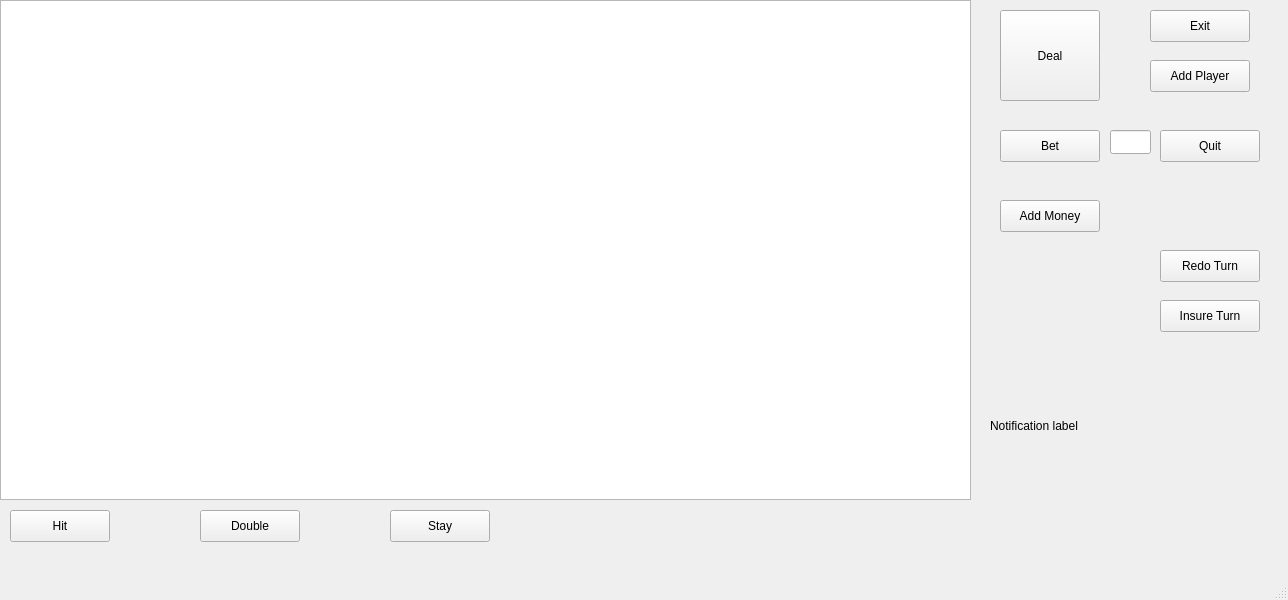
<?xml version="1.0" encoding="UTF-8"?>
<ui version="4.0">
 <class>Game</class>
 <widget class="QMainWindow" name="Game">
  <property name="geometry">
   <rect>
    <x>0</x>
    <y>0</y>
    <width>1288</width>
    <height>600</height>
   </rect>
  </property>
  <property name="windowTitle">
   <string>Black Jack</string>
  </property>
  <widget class="QWidget" name="centralwidget">
   <widget class="QGraphicsView" name="graphicsView">
    <property name="geometry">
     <rect>
      <x>0</x>
      <y>0</y>
      <width>971</width>
      <height>500</height>
     </rect>
    </property>
   </widget>
   <widget class="QPushButton" name="dealpushButton">
    <property name="geometry">
     <rect>
      <x>1000</x>
      <y>10</y>
      <width>100</width>
      <height>91</height>
     </rect>
    </property>
    <property name="text">
     <string>Deal</string>
    </property>
   </widget>
   <widget class="QPushButton" name="hitpushButton">
    <property name="geometry">
     <rect>
      <x>10</x>
      <y>510</y>
      <width>100</width>
      <height>32</height>
     </rect>
    </property>
    <property name="text">
     <string>Hit</string>
    </property>
   </widget>
   <widget class="QPushButton" name="doublepushButton">
    <property name="geometry">
     <rect>
      <x>200</x>
      <y>510</y>
      <width>100</width>
      <height>32</height>
     </rect>
    </property>
    <property name="text">
     <string>Double</string>
    </property>
   </widget>
   <widget class="QPushButton" name="staypushButton">
    <property name="geometry">
     <rect>
      <x>390</x>
      <y>510</y>
      <width>100</width>
      <height>32</height>
     </rect>
    </property>
    <property name="text">
     <string>Stay</string>
    </property>
   </widget>
   <widget class="QPushButton" name="addPlayerpushButton">
    <property name="geometry">
     <rect>
      <x>1150</x>
      <y>60</y>
      <width>100</width>
      <height>32</height>
     </rect>
    </property>
    <property name="text">
     <string>Add Player</string>
    </property>
   </widget>
   <widget class="QPushButton" name="exitpushButton">
    <property name="geometry">
     <rect>
      <x>1150</x>
      <y>10</y>
      <width>100</width>
      <height>32</height>
     </rect>
    </property>
    <property name="text">
     <string>Exit</string>
    </property>
   </widget>
   <widget class="QPushButton" name="betpushButton">
    <property name="geometry">
     <rect>
      <x>1000</x>
      <y>130</y>
      <width>100</width>
      <height>32</height>
     </rect>
    </property>
    <property name="text">
     <string>Bet</string>
    </property>
   </widget>
   <widget class="QPushButton" name="quitpushButton">
    <property name="geometry">
     <rect>
      <x>1160</x>
      <y>130</y>
      <width>100</width>
      <height>32</height>
     </rect>
    </property>
    <property name="text">
     <string>Quit</string>
    </property>
   </widget>
   <widget class="QPushButton" name="redopushButton">
    <property name="geometry">
     <rect>
      <x>1160</x>
      <y>250</y>
      <width>100</width>
      <height>32</height>
     </rect>
    </property>
    <property name="text">
     <string>Redo Turn</string>
    </property>
   </widget>
   <widget class="QPushButton" name="addMoneypushButton">
    <property name="geometry">
     <rect>
      <x>1000</x>
      <y>200</y>
      <width>100</width>
      <height>32</height>
     </rect>
    </property>
    <property name="text">
     <string>Add Money</string>
    </property>
   </widget>
   <widget class="QPushButton" name="insureTurnpushButton">
    <property name="geometry">
     <rect>
      <x>1160</x>
      <y>300</y>
      <width>100</width>
      <height>32</height>
     </rect>
    </property>
    <property name="text">
     <string>Insure Turn</string>
    </property>
   </widget>
   <widget class="QLineEdit" name="inputBetlineEdit">
    <property name="geometry">
     <rect>
      <x>1110</x>
      <y>130</y>
      <width>41</width>
      <height>24</height>
     </rect>
    </property>
   </widget>
   <widget class="QLabel" name="notificationlabel">
    <property name="geometry">
     <rect>
      <x>990</x>
      <y>410</y>
      <width>261</width>
      <height>31</height>
     </rect>
    </property>
    <property name="text">
     <string>Notification label</string>
    </property>
   </widget>
  </widget>
  <widget class="QMenuBar" name="menubar">
   <property name="geometry">
    <rect>
     <x>0</x>
     <y>0</y>
     <width>1288</width>
     <height>24</height>
    </rect>
   </property>
  </widget>
  <widget class="QStatusBar" name="statusbar"/>
 </widget>
 <resources/>
 <connections/>
</ui>
